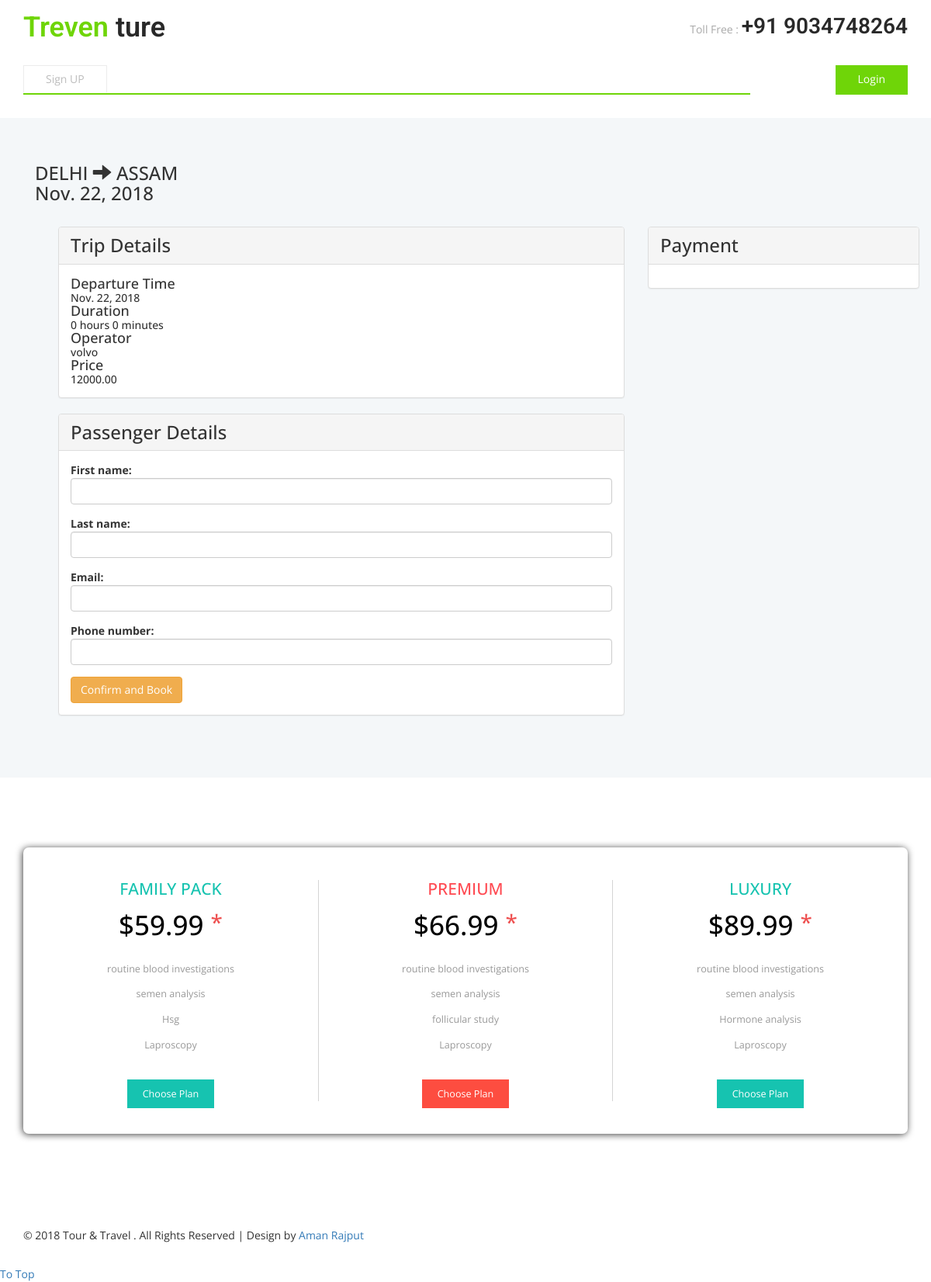
Screenshot of /bus-details/3 with the database file from the repository.
### PointApp/models.py (models this page shows, shortened)
class Schedule(models.Model):
    departure_time = models.DateTimeField(auto_now_add=False)
    arrival_time = models.DateTimeField(auto_now_add=False)
    bus = models.ForeignKey(Bus, on_delete=models.CASCADE)
    price = models.DecimalField(max_digits=15 ,decimal_places=2, default=Decimal(0.00))
    class Meta:
        ordering = ['price']
    @classmethod
    def get_single_schedule(cls, schedule_id):
        single_schedule = cls.objects.get(id=schedule_id)
        return single_schedule
    @classmethod
    def get_travel_estimation(cls, schedule_id):
        schedule = cls.objects.get(id=schedule_id)
        calculate_travel_estimation = schedule.arrival_time - schedule.departure_time
        travel_estimation = str(calculate_travel_estimation.seconds//3600) + ' hours ' + str(calculate_travel_estimation.seconds//60 % 60) + ' minutes'
        return travel_estimation

class Bus(models.Model):
    bus_organisation = models.ForeignKey(BusOrganisation, on_delete=models.CASCADE)
    number_plate = models.CharField(max_length=50)
    route = models.ForeignKey(Route, on_delete=models.CASCADE)
    capacity = models.PositiveIntegerField(default=0)

class Route(models.Model):
    departure_location = models.CharField(max_length=255)
    destination_location = models.CharField(max_length=255)

class BusOrganisation(models.Model):
    name = models.CharField(max_length=255)
    logo = models.ImageField(upload_to="logo-pic/", blank=True)
    def __str__(self):
        return self.name

### PointApp/views.py (the view)
# urls.py: url(r'^bus-details/(\d+)',views.bus_details, name = 'bus_details'),
def bus_details(request, bus_schedule_id):
    try:
        selected_bus = Schedule.get_single_schedule(bus_schedule_id)
        title = '{selected_bus.bus.bus_organisation} Schedule Details'
        estimation_duration = Schedule.get_travel_estimation(bus_schedule_id)
        if request.method == 'POST':
            form = TicketForm(request.POST)
            if form.is_valid():
                ticket = form.save(commit=False)
                ticket.schedule = selected_bus
                ticket.ticket_number = uuid.uuid4()
                ticket.save()
                ticket_id = ticket.id
                return redirect(mobile_payment, ticket_id)
        else:
            form = TicketForm()
        return render(request, 'catalog/bus_details.html', {'title':title, 'form':form, 'selected_bus':selected_bus, 'estimation_duration':estimation_duration})
    except ObjectDoesNotExist:
         return redirect(Http404)

### PointApp/forms.py (shortened to what this page needs)
class TicketForm(forms.ModelForm):
  class Meta:
    model = Ticket
    fields = ('first_name', 'last_name', 'email', 'phone_number')

### PointApp/templates/catalog/bus_details.html (shortened to what this page needs)
{% extends 'catalog/base.html' %}
{% load widget_tweaks %}
{% block content %}
<div class="container">
    <div class="row bus-details">
        <div class="details-overlay">
          <div class="container">
            <div class="bus-details-container">
              <div class="route">
                  <div class="text-xl">
                    <h3>{{selected_bus.bus.route.departure_location}}</span>
                    <span><i class="glyphicon glyphicon-arrow-right"></i></span>
                    <span>{{selected_bus.bus.route.destination_location}}</h3>
                  </div>
                <div class="text-xl"> <h3>{{selected_bus.departure_time | date:"N j, o"}} </h3></div>
              </div>
            </div>
          </div>
        </div>
    </div>
    <div class="container detail-panels">
      <div class="col-md-8 col-lg-8">
        <div class="panel panel-default bus-details-panel">
          <div class="panel-heading">
            <h3>Trip Details</h3>
          </div>
          <div class="panel-body">
            <h4>Departure Time</h4> <h5>{{selected_bus.departure_time | date:"N j, o"}}</h5>
            <h4>Duration</h4> <h5>{{estimation_duration}}</h5>
            <h4>Operator</h4> <h5>{{selected_bus.bus.bus_organisation}}</h5>
            <h4>Price</h4> <h5>{{selected_bus.price}}</h5>
          </div>
        </div>
      <div class="panel panel-default">
        <div class="panel-heading">
          <h3>Passenger Details</h3>
        </div>
        <div class="panel-body">
          <form action="" method="post" enctype="multipart/form-data" class="passenger-form">
            {% for field in form.visible_fields %}
              <div class="form-group">
                {{ field.label_tag }}
                {% if form.is_bound %}
                  {% if field.errors %}
                    {% render_field field class="form-control is-invalid" %}
                    {% for error in field.errors %}
                      <div class="invalid-feedback">
                        {{ error }}
                      </div>
                    {% endfor %}
                  {% else %}
                    {% render_field field class="form-control is-valid" %}
                  {% endif %}
                {% else %}
                  {% render_field field class="form-control" %}
                {% endif %}
              </div>
            {% endfor %}
            <button type="submit" class="btn btn-warning">Confirm and Book</button>
            </form>
        </div>
      </div>
      </div>
      <div class="col-md-4 col-lg-4">
        <div class="panel panel-default">
          <div class="panel-heading">
            <h3>Payment</h3>
          </div>
          <div class="panel-body">
          </div>
        </div>
      </div>
    </div>
</div>
{% endblock %}

### PointApp/static/catalog/css/style.css (style rules this page uses)
.container { margin-bottom: 30px; }
h1,h2,h3,h4,h5,h6 { margin:0; }
ul,label { margin:0; padding:0; }

### rows the page displays
Schedule: bus.route.departure_location "DELHI", bus.route.destination_location "ASSAM", departure_time "Nov. 22, 2018", bus.bus_organisation "volvo", price "12000.00"

### other values shown
{{ estimation_duration }} "0 hours 0 minutes"
{{ field.label_tag }} "First name:" "Last name:" "Email:" "Phone number:"
